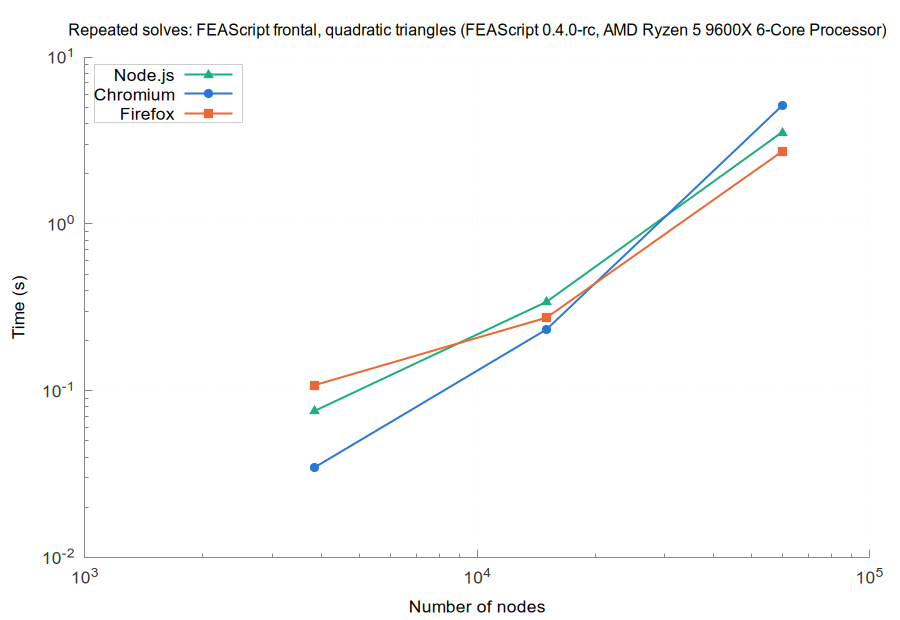

This chart was generated by the following gnuplot code:
set terminal pngcairo size 900,620 font 'Arial,13'
set border 3 lc rgb '#888888'; set tics nomirror tc rgb '#333333'
set grid lc rgb '#e6e6e6' lw 1; set key top left box lc rgb '#cccccc' opaque
set logscale xy; set format y '10^{%L}'; set format x '10^{%L}'
set output 'browsers_FEAScript_frontal_quadratic_triangles_repeated.png'
set title 'Repeated solves: FEAScript frontal, quadratic triangles (FEAScript 0.4.0-rc, AMD Ryzen 5 9600X 6-Core Processor)' font 'Arial,12'
set xlabel 'Number of nodes'
set ylabel 'Time (s)'
plot 'browsers_FEAScript_frontal_quadratic_triangles_repeated_node.dat' u 1:2 w lp lw 2 pt 9 ps 1.2 lc rgb '#1baf7a' t 'Node.js', \
     'browsers_FEAScript_frontal_quadratic_triangles_repeated_chromium.dat' u 1:2 w lp lw 2 pt 7 ps 1.2 lc rgb '#2a78d6' t 'Chromium', \
     'browsers_FEAScript_frontal_quadratic_triangles_repeated_firefox.dat' u 1:2 w lp lw 2 pt 5 ps 1.2 lc rgb '#eb6834' t 'Firefox'
